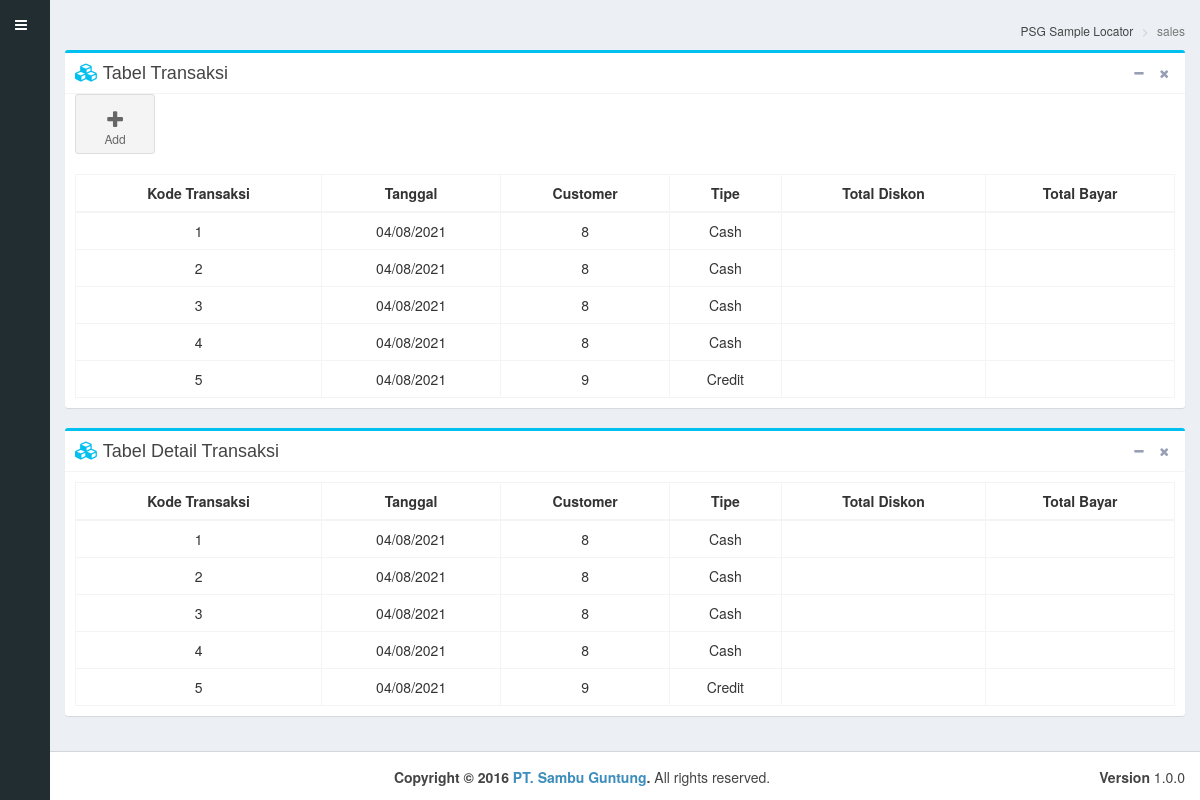
Page /index.php/sales on the committed database.
### tables this page shows
CREATE TABLE `transaksi` (
  `Code` int(11) NOT NULL,
  `Tanggal` varchar(20) NOT NULL,
  `Customer` int(11) NOT NULL,
  `Tipe` varchar(12) NOT NULL,
  `TotalDiskon` int(11) DEFAULT NULL,
  `TotalBayar` int(11) DEFAULT NULL
);

### application/controllers/Sales.php (called while the page is built, shortened)
<?php
class Sales extends CI_Controller
{
    function __construct() {
        $this->load->model('m_sales');
        $this->load->model('m_customer');
        $this->load->model('m_item');
        $this->load->helper(array('form', 'url'));
    }
    public function index() {
        $data['dataMenu']=$this->session->userdata('dataMenu');
        $data['dataSidebar']=$this->session->userdata('dataSidebar');
        $data['dataCustomer']=$this->m_customer->showAll();
        $data['dataTransaksi']=$this->m_sales->showAll();
        $data['dataItem']=$this->m_item->showAll();
		$this->load->view('sales/sales',$data);
    }
}

### index.php (called while the page is built, shortened)
<?php
require_once BASEPATH.'core/CodeIgniter.php';

### application/models/m_sales.php (called while the page is built, shortened)
<?php
class m_sales extends CI_Model {
    function showAll() {
        $query = $this->db->query("SELECT * FROM transaksi");
        return $query->result();
    }
}

### application/views/sales/sales.php (the view, shortened to what this page needs)
<!DOCTYPE html>
<html>
<head>
  <link rel="stylesheet" href="<?php echo base_url(); ?>assets/css/font-awesome.min.css">
  <link rel="stylesheet" href="<?php echo base_url(); ?>assets/css/ionicons.min.css">
  <link rel="stylesheet" href="<?php echo base_url(); ?>assets/css/skins/_all-skins.min.css">
  <link rel="stylesheet" href="<?php echo base_url(); ?>assets/plugins/select2/select2.min.css">
  <link rel="stylesheet" href="<?php echo base_url(); ?>assets/plugins/datatables/dataTables.bootstrap.css">
  <link rel="stylesheet" href="//code.jquery.com/ui/1.12.1/themes/base/jquery-ui.css">
</head>
<?php $this->load->view('template/linklogin');?>
<body class="hold-transition skin-blue sidebar-mini sidebar-collapse">
<div class="wrapper">
  <header class="main-header">
    <a href="#" class="sidebar-toggle" data-toggle="offcanvas"></a>
  </header>
  <div class="content-wrapper">
    <section class="content-header"><br>
      <ol class="breadcrumb">
        <li><a href="<?php echo base_url(); ?>"> PSG Sample Locator</a></li>
        <li class="active"><?php echo $this->router->fetch_class();?></li>
      </ol>
    </section>
    <section class="content">
      <div class="box box-info">
      <div class="box-header with-border">
        <h3 class="box-title"><i class="fa fa-cubes" style="color:#00c0ef"></i> Tabel Transaksi</h3>
        <div class="box-tools pull-right">
          <button type="button" class="btn btn-box-tool" data-widget="collapse"><i class="fa fa-minus"></i></button>
          <button type="button" class="btn btn-box-tool" data-widget="remove"><i class="fa fa-remove"></i></button>
        </div>
      </div>
      <a href="#" class="btn btn-app" data-toggle="modal" data-target="#addModal" data-backdrop="static">
        <i class="fa fa-plus"></i> Add
      </a>
      <div class="box-body" style="overflow: auto">
        <table id="tblTransaksi" class="table table-bordered table-hover" style="overflow: auto">
          <thead>
            <tr>
              <th><center>Kode Transaksi</center></th>
              <th><center>Tanggal</center></th>
              <th><center>Customer</center></th>
              <th><center>Tipe</center></th>
              <th><center>Total Diskon</center></th>
              <th><center>Total Bayar</center></th>
            </tr>
          </thead>
          <tbody>
            <?php if (count($dataTransaksi)>0): ?>
              <?php foreach ($dataTransaksi as $val): ?>
              <tr onclick="viewDetail(this)">
                <td><center><?= $val->Code ?></center></td>
                <td><center><?= $val->Tanggal ?></center></td>
                <td><center><?= $val->Customer?></center></td>
                <td><center><?= $val->Tipe ?></center></td>
                <td><center><?= $val->TotalDiskon ?></center></td>
                <td><center><?= $val->TotalBayar ?></center></td>
              </tr>
            <?php endforeach ?>
            <?php endif ?>
          </tbody>
        </table>
      </div>
      </div>
      <div class="box box-info">
        <div class="box-header with-border">
          <h3 class="box-title"><i class="fa fa-cubes" style="color:#00c0ef"></i> Tabel Detail Transaksi</h3>
          <div class="box-tools pull-right">
            <button type="button" class="btn btn-box-tool" data-widget="collapse"><i class="fa fa-minus"></i></button>
            <button type="button" class="btn btn-box-tool" data-widget="remove"><i class="fa fa-remove"></i></button>
          </div>
        </div>
        <div class="box-body" style="overflow: auto">
          <table id="tblDetailTransaksi" class="table table-bordered table-hover" style="overflow: auto">
            <thead>
              <tr>
                <th><center>Kode Transaksi</center></th>
                <th><center>Tanggal</center></th>
                <th><center>Customer</center></th>
                <th><center>Tipe</center></th>
                <th><center>Total Diskon</center></th>
                <th><center>Total Bayar</center></th>
              </tr>
            </thead>
            <tbody>
              <?php if (count($dataTransaksi)>0): ?>
                <?php foreach ($dataTransaksi as $val): ?>
                <tr>
                  <td><center><?= $val->Code ?></center></td>
                  <td><center><?= $val->Tanggal ?></center></td>
                  <td><center><?= $val->Customer?></center></td>
                  <td><center><?= $val->Tipe ?></center></td>
                  <td><center><?= $val->TotalDiskon ?></center></td>
                  <td><center><?= $val->TotalBayar ?></center></td>
                </tr>
              <?php endforeach ?>
              <?php endif ?>
            </tbody>
          </table>
        </div>
      </div>
    </section>
  <?php $this->load->view('template/control_sidebar'); ?>
  </div>
  <footer class="main-footer">
    <div class="pull-right hidden-xs">
      <b>Version</b> 1.0.0
    </div>
    <center><strong>Copyright &copy; 2016 <a href="<?php echo base_url(); ?>">PT. Sambu Guntung</a>.</strong> All rights
    reserved.</center>
  </footer>
</div>
</body>
</html>
<?php $this->load->view('template/scripthome');?>

### application/views/template/linklogin.php (shortened to what this page needs)
<!DOCTYPE html>
<html>
<head>
  <link rel="stylesheet" href="<?php echo base_url(); ?>assets/bootstrap/css/bootstrap.min.css">
  <link rel="stylesheet" href="<?php echo base_url(); ?>assets/css/font-awesome.min.css">
  <link rel="stylesheet" href="<?php echo base_url(); ?>assets/css/ionicons.min.css">
  <link rel="stylesheet" href="<?php echo base_url(); ?>assets/css/AdminLTE.min.css">
</head>
</html>

### application/views/template/scripthome.php (shortened to what this page needs)
<!DOCTYPE html>
<html>
</body>
</html>

### rows in the picture
transaksi: Code "1", Tanggal "04/08/2021", Customer "8", Tipe "Cash"
transaksi: Code "2", Tanggal "04/08/2021", Customer "8", Tipe "Cash"
transaksi: Code "3", Tanggal "04/08/2021", Customer "8", Tipe "Cash"
transaksi: Code "4", Tanggal "04/08/2021", Customer "8", Tipe "Cash"
transaksi: Code "5", Tanggal "04/08/2021", Customer "9", Tipe "Credit"

### other values in the picture
$this->router->fetch_class() "sales"
